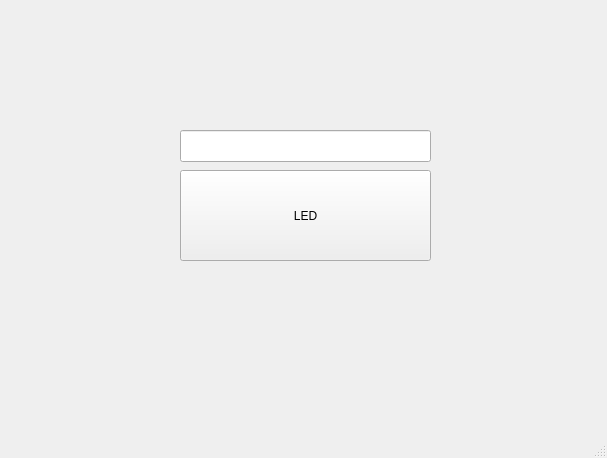
<?xml version="1.0" encoding="UTF-8"?>
<ui version="4.0">
 <class>MainWindow</class>
 <widget class="QMainWindow" name="MainWindow">
  <property name="geometry">
   <rect>
    <x>0</x>
    <y>0</y>
    <width>607</width>
    <height>458</height>
   </rect>
  </property>
  <property name="windowTitle">
   <string>MainWindow</string>
  </property>
  <widget class="QWidget" name="centralwidget">
   <widget class="QPushButton" name="BtnLED">
    <property name="geometry">
     <rect>
      <x>180</x>
      <y>170</y>
      <width>251</width>
      <height>91</height>
     </rect>
    </property>
    <property name="text">
     <string>LED</string>
    </property>
   </widget>
   <widget class="QLineEdit" name="TxtLine">
    <property name="geometry">
     <rect>
      <x>180</x>
      <y>130</y>
      <width>251</width>
      <height>32</height>
     </rect>
    </property>
   </widget>
  </widget>
  <widget class="QMenuBar" name="menubar">
   <property name="geometry">
    <rect>
     <x>0</x>
     <y>0</y>
     <width>607</width>
     <height>28</height>
    </rect>
   </property>
  </widget>
  <widget class="QStatusBar" name="statusbar"/>
 </widget>
 <resources/>
 <connections/>
</ui>
